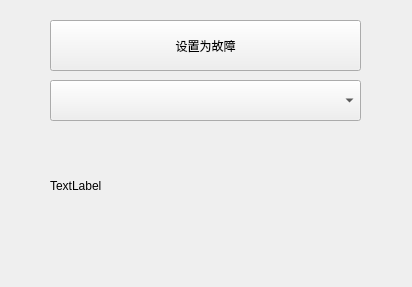
<?xml version="1.0" encoding="UTF-8"?>
<ui version="4.0">
 <class>SmallWindow</class>
 <widget class="QWidget" name="SmallWindow">
  <property name="geometry">
   <rect>
    <x>0</x>
    <y>0</y>
    <width>412</width>
    <height>287</height>
   </rect>
  </property>
  <property name="windowTitle">
   <string>Form</string>
  </property>
  <widget class="QPushButton" name="actionButton">
   <property name="geometry">
    <rect>
     <x>50</x>
     <y>20</y>
     <width>311</width>
     <height>51</height>
    </rect>
   </property>
   <property name="text">
    <string>设置为故障</string>
   </property>
  </widget>
  <widget class="QLabel" name="reservationInfoLabel">
   <property name="geometry">
    <rect>
     <x>50</x>
     <y>130</y>
     <width>311</width>
     <height>111</height>
    </rect>
   </property>
   <property name="text">
    <string>TextLabel</string>
   </property>
  </widget>
  <widget class="QComboBox" name="timeSlotComboBox">
   <property name="geometry">
    <rect>
     <x>50</x>
     <y>80</y>
     <width>311</width>
     <height>41</height>
    </rect>
   </property>
  </widget>
 </widget>
 <resources/>
 <connections/>
</ui>
